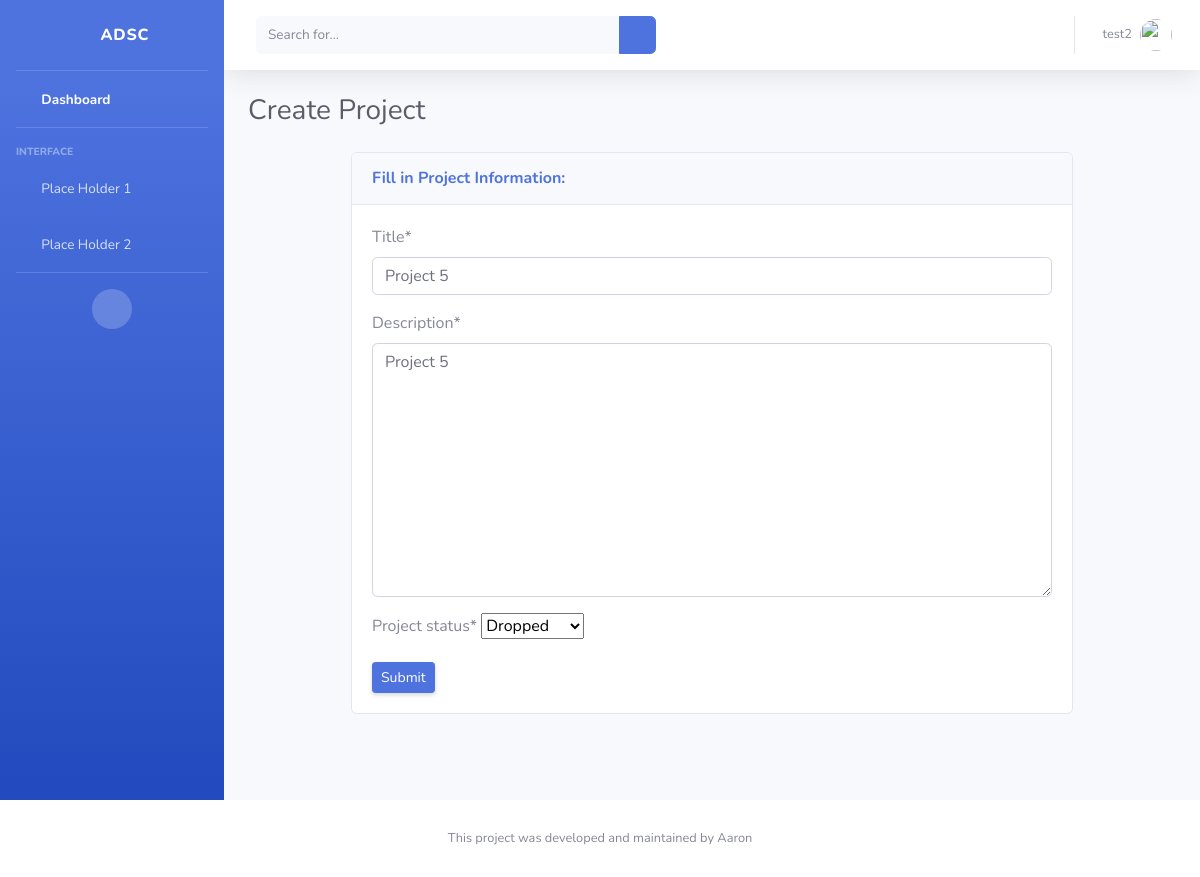
Page /project/12/update/ (signed in) on the committed database.
### webapp/models.py (models this page shows, shortened)
class Project(models.Model):
    title = models.CharField(max_length=100)
    description = models.TextField(null=True)
    date_posted = models.DateTimeField(default=timezone.now)
    user = models.ForeignKey(User, on_delete=models.CASCADE)
    TYPE_PROJECT_PENDING = 'PD'
    TYPE_PROJECT_COMPLETED = 'CP'
    TYPE_PROJECT_IN_PROGRESS = 'IP'
    TYPE_PROJECT_DROPPED = 'DP'
    PROJECT_STATUS_CHOICES = [
        (TYPE_PROJECT_PENDING, 'Pending'),
        (TYPE_PROJECT_COMPLETED, 'Completed'),
        (TYPE_PROJECT_IN_PROGRESS, 'In Progress'),
        (TYPE_PROJECT_DROPPED, 'Dropped'),
    ]
    project_status = models.CharField(
        max_length=2,
        choices=PROJECT_STATUS_CHOICES,
        default=TYPE_PROJECT_PENDING,
    )

### webapp/views/project.py (the view, shortened to what this page needs)
# urls.py: path('project/<pk>/update/', ProjectUpdateView.as_view(), name='update-project'),
class ProjectUpdateView(LoginRequiredMixin, UserPassesTestMixin, UpdateView):
    model = Project
    template_name = "project/create_project.html"
    fields = ['title', 'description', 'project_status']
    def test_func(self):
        project = self.get_object()
        if self.request.user == project.user:
            return True
        return False

### templates/project/create_project.html (shortened to what this page needs)
{%  extends "core/base.html" %}
{% block content %}
    {% load static %}
    <body id="page-top">
        <div id="wrapper">
            {% include 'core/sidebar.html' %}
            <div id="content-wrapper" class="d-flex flex-column">
                <div id="content">
                    {% include 'core/topbar.html' %}
                    <div class="container-fluid">
                        <div class="d-sm-flex align-items-center justify-content-between mb-4">
                        <h1 class="h3 mb-0 text-gray-800">Create Project</h1>
                        </div>
                        {%  include 'project/create_project_card.html' %}
                    </div>
                </div>
            </div>
        </div>
{% endblock content %}

### templates/core/topbar.html (shortened to what this page needs)
{% load static %}
<nav class="navbar navbar-expand navbar-light bg-white topbar mb-4 static-top shadow">
    <form
        class="d-none d-sm-inline-block form-inline mr-auto ml-md-3 my-2 my-md-0 mw-100 navbar-search">
        <div class="input-group">
            <input type="text" class="form-control bg-light border-0 small" placeholder="Search for..."
                aria-label="Search" aria-describedby="basic-addon2">
            <div class="input-group-append">
                <button class="btn btn-primary" type="button">
                    <i class="fas fa-search fa-sm"></i>
                </button>
            </div>
        </div>
    </form>
    <ul class="navbar-nav ml-auto">
        <li class="nav-item dropdown no-arrow">
            <a class="nav-link dropdown-toggle" href="#" id="userDropdown" role="button"
                data-toggle="dropdown" aria-haspopup="true" aria-expanded="false">
                <span class="mr-2 d-none d-lg-inline text-gray-600 small">{{ user.username }}</span>
                <img class="img-profile rounded-circle"
                    src={% static 'img/undraw_profile.svg' %}>
            </a>
        </li>
    </ul>
</nav>

### templates/project/create_project_card.html (shortened to what this page needs)
{% load crispy_forms_tags %}
<div class="row">
    <div class="col d-flex justify-content-center">
        <form method="POST">
            <div class="card mb-4">
                <div class="card-header py-3">
                    <h6 class="m-0 font-weight-bold text-primary">Fill in Project Information:</h6>
                </div>
                <div class="card-body" style="width: 45rem;">
                    {{ form|crispy }}
                    <div><button class="d-none d-sm-inline-block btn btn-sm btn-primary shadow-sm" type="submit">Submit
                        </button>
                    </div>
                </div>
            </div>
        </form>
    </div>
</div>

### rows in the picture
Project: title "Project 5", description "Project 5", project_status "Dropped"

### other values in the picture
{{ user.username }} "test2"
